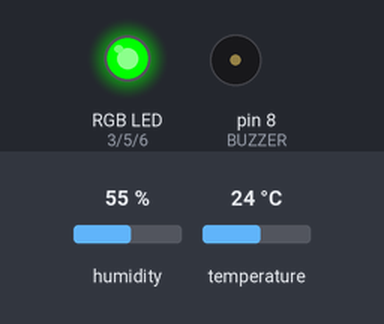
A sketch run on a simulated Arduino Uno, built with avr-gcc and run on an emulated ATmega328P. Shown: an RGB LED mixed from three pins (HIGH = lit), buzzer (waves = sounding, pin HIGH). The test bench sets the inputs (shaded band); at power-on: humidity 55 %, temperature 24 °C. What the sketch prints to the serial monitor is not drawn.

Above: at 3.3 s.
3.4 s: humidity set to 41 %
6.2 s: humidity set to 38 %
At 6.65 s:
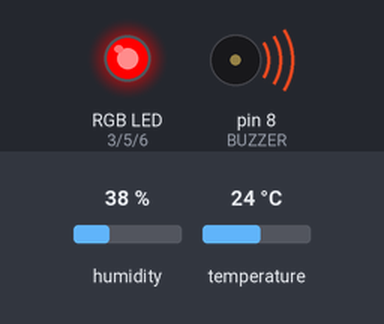
9.7 s: humidity set to 68 %
At 11.51 s:
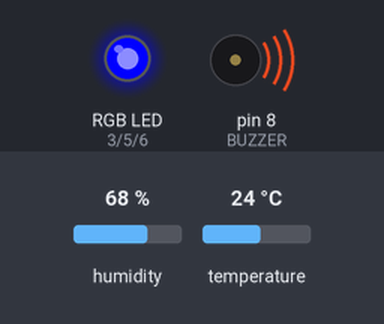
13.6 s: humidity set to 22 %
At 14.3 s:
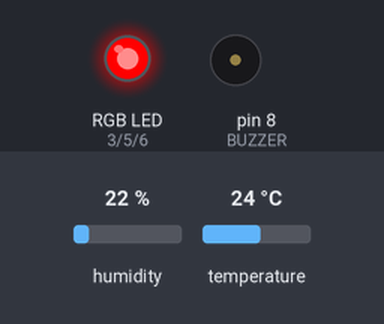
17.1 s: humidity set to 88 %
At 19.2 s:
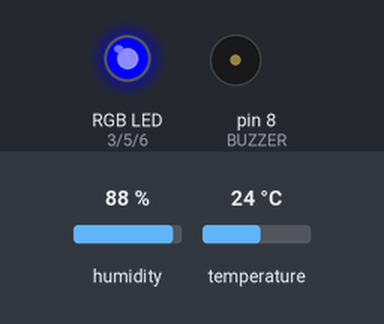
Timing chart, 0 to 21.6 s (numbered marks = the images above; inputs shaded):
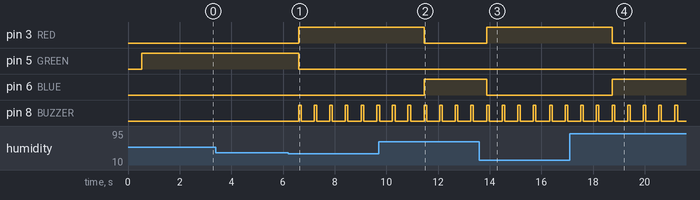

Measured:
- the behaviour switches between 40 and 39 % on humidity (found by bisection; images 0 and 1)
- after the input at 3.4 s, every drawn part: stays the same
- after the input at 6.2 s, pin 3 (RED): LOW → HIGH after 0.41 s; pin 5 (GREEN): HIGH → LOW after 0.41 s; pin 8 (BUZZER): alternates HIGH for 0.10 s and LOW for 0.50 s, starting after 0.41 s
- after the input at 9.7 s, pin 3 (RED): HIGH → LOW after 1.8 s; pin 6 (BLUE): LOW → HIGH after 1.8 s
- after the input at 13.6 s, pin 3 (RED): LOW → HIGH after 0.29 s; pin 6 (BLUE): HIGH → LOW after 0.29 s
- after the input at 17.1 s, pin 3 (RED): HIGH → LOW after 1.6 s; pin 6 (BLUE): LOW → HIGH after 1.6 s

The sketch:

smart_weather_monitoring.ino
```cpp
#include <DHT.h>
#include <DHT_U.h>

#define DHTPIN 7

#define RED 3
#define GREEN 5
#define BLUE 6

#define BUZZER 8

DHT dht(DHTPIN, DHT11);

void setup(){
  Serial.begin(9600);
  dht.begin();

  pinMode(RED, OUTPUT);
  pinMode(GREEN, OUTPUT);
  pinMode(BLUE, OUTPUT);

  pinMode(BUZZER, OUTPUT);
}

void buzzer(){
  digitalWrite(BUZZER, HIGH);
  delay(100);
  digitalWrite(BUZZER, LOW);
}

void loop(){
  delay(500);
  float hum = dht.readHumidity(); //습도
  float temp = dht.readTemperature();

  Serial.print("온도 : ");
  Serial.print(temp);
  Serial.print("ºC  ");
  Serial.print("습도 : ");
  Serial.print(hum);
  Serial.println("%,  ");

  if((temp>10 && temp<30) &&(hum>40 && hum<60)){
    digitalWrite(RED, LOW);
    digitalWrite(GREEN, HIGH);
    digitalWrite(BLUE, LOW);
  }

  else if(temp>30 || hum<40){
    digitalWrite(RED, HIGH);
    digitalWrite(GREEN, LOW);
    digitalWrite(BLUE, LOW);
    buzzer();
  }

  else if(temp<10 || hum>60){
    digitalWrite(RED, LOW);
    digitalWrite(GREEN, LOW);
    digitalWrite(BLUE, HIGH);
    buzzer();
  }
}

// 스마트날씨 모니터링 시스템
//
// 기능 :
// 온습도계로 실내의 온도와 습도를 모니터링하고, 특정 범위를 벗어날 경우 RGB LED 색상 변경
// 온도와 습도가 높거나 낮으면 부저 경고
//
// RGB LED :
// 녹색 - 정상범위(온도 : 10~30, 습도 : 40~60)
// 빨강 - 온도가 높거나 습도가 낮은 경우
// 파랑 - 온도가 낮거나 습도가 높은경우
// 능동부저로 빨강과 파랑 변경시 경고음 출력
```
